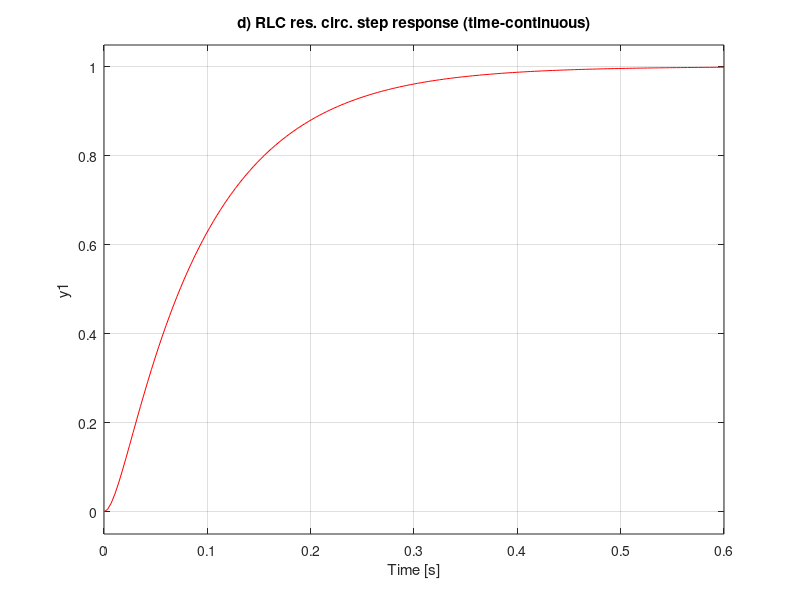
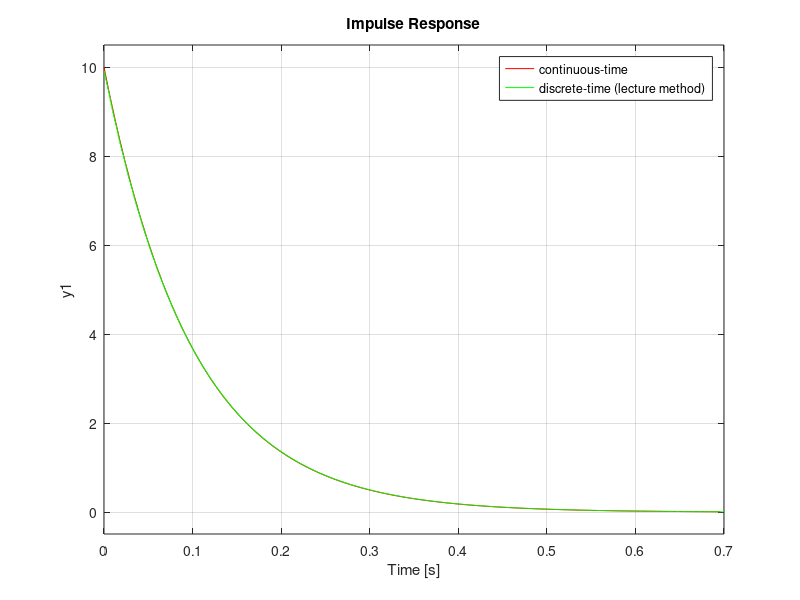

MATLAB code to generate these figures, in order: (Note: this script raises an error after producing the figures.)
clear(); clc();

% definition of the system parameters
R = 10; % resistance
C = 0.01; % capacitance
L = 0.100; % inductance
tau = R*C; % constant 1
wr = 1/sqrt(L*C); % constant 2

% declaration of the continuous-time systems
A1 = -1/tau;
b1 = 1;
c1 = 1/tau;
d1 = 0;
sys1 = ss(A1,b1,c1,d1);         % RC low-pass filter
A2 = [0 -wr^2; 1 -tau*wr^2];
b2 = [1; 0];
c2 = [0 wr^2];
d2 = 0;
sys2 = ss(A2,b2,c2,d2);         % RLC resonant circuit

% d)
% impulse and step responses of both systems
figure();
subplot(221); % upper left plot in a 2x2 plot matrix
impulse(sys1,'r'); % determine and plot impulse response
title('d) RC low-pass impulse response (time-continuous)')
subplot(222); % upper right plot in a 2x2 plot matrix
impulse(sys2,'r'); % determine and plot impulse response
title('d) RLC res. circ. impulse response (time-continuous)')
subplot(223); % lower left plot in a 2x2 plot matrix
step(sys1,'r'); % determine and plot step response
title('d) RC low-pass step response (time-continuous)')
subplot(224); % lower right plot in a 2x2 plot matrix
step(sys2,'r'); % determine and plot step response
title('d) RLC res. circ. step response (time-continuous)')


% f)
% declaration of the discrete-time systems
T_s    = 0.001;                      
a_1    = -tau/(tau+T_s);
b_0    = T_s/(tau+T_s);
A1     = -a_1;
b1     = -a_1*b_0;
c1     = 1;
d1     = b_0;
sys1_d = ss(A1,b1,c1,d1,T_s);

a_1    = -(2+tau*T_s*wr^2)/(1+tau*T_s*wr^2+(T_s*wr)^2);
a_2    = 1/(1+tau*T_s*wr^2+(T_s*wr)^2);
b_0    = (T_s*wr)^2/(1+tau*T_s*wr^2+(T_s*wr)^2);
b_1    = 0;
A2     = [0 -a_2; 1 -a_1];
b2     = [-a_2*b_0; b_1-a_1*b_0];
c2     = [0 1];
d2     = b_0;
sys2_d = ss(A2,b2,c2,d2,T_s);

% g)
% plotting impulse and step responses for both continuous-time and discrete-time for comparison
figure()
subplot(221)
impulse(sys1,'r',sys1_d,'g');
legend('continuous-time','discrete-time (lecture method)')
title("g) RC low-pass impulse response with T_s = " + (T_s*1000) + "ms")
subplot(222)
impulse(sys2,'r',sys2_d,'g');
title("g) RLC res. circ. impulse response with T_s = " + (T_s*1000) + "ms")
subplot(223)
step(sys1,'r',sys1_d,'g');
title("g) RC low-pass step response with T_s = " + (T_s*1000) + "ms")
subplot(224)
step(sys2,'r',sys2_d,'g');
title("g) RLC res. circ. step response with T_s = " + (T_s*1000) + "ms")

% h)
% let MATLAB discretize the systems
sys1_d2 = c2d(sys1,T_s);
sys2_d2 = c2d(sys2,T_s);
% plotting impulse and step responses
figure()
subplot(221)
impulse(sys1,'r',sys1_d,'g',sys1_d2,'b');
legend('continuous-time','discrete-time (lecture method)','discrete-time (MATLAB algo)')
title("h) RC low-pass impulse response with T_s = " + (T_s*1000) + "ms")
subplot(222)
impulse(sys2,'r',sys2_d,'g',sys2_d2,'b');
title("h) RLC res. circ. impulse response with T_s = " + (T_s*1000) + "ms")
subplot(223)
step(sys1,'r',sys1_d,'g',sys1_d2,'b');
title("h) RC low-pass step response with T_s = " + (T_s*1000) + "ms")
subplot(224)
step(sys2,'r',sys2_d,'g',sys2_d2,'b');
title("h) RLC res. circ. step response with T_s = " + (T_s*1000) + "ms")


% i)
% definition of the system parameters
R  = 1;           % resistance
C  = 0.01;        % capacitance
L  = 0.100;       % inductance
tau = R*C;        % constant 1
wr = 1/sqrt(L*C); % constant 2

% declaration of the continuous-time system
A2    = [0 -wr^2; 1 -tau*wr^2];
b2    = [1; 0];
c2    = [0 wr^2];
d2    = 0;
sys2  = ss(A2,b2,c2,d2);

% declaration of the discrete-time system
a_1    = -(2+tau*T_s*wr^2)/(1+tau*T_s*wr^2+(T_s*wr)^2);
a_2    = 1/(1+tau*T_s*wr^2+(T_s*wr)^2);
b_0    = (T_s*wr)^2/(1+tau*T_s*wr^2+(T_s*wr)^2);
b_1    = 0;
A2     = [0 -a_2; 1 -a_1];
b2     = [-a_2*b_0; b_1-a_1*b_0];
c2     = [0 1];
d2     = b_0;
sys2_d = ss(A2,b2,c2,d2,T_s);

% let MATLAB discretize the system
sys2_d2 = c2d(sys2,T_s);

% plotting impulse and step responses
figure()
subplot(211)
impulse(sys2,'r',sys2_d,'g',sys2_d2,'b');
legend('continuous-time','discrete-time (lecture method)','discrete-time (MATLAB algo)')
subplot(212)
step(sys2,'r',sys2_d,'g',sys2_d2,'b');
legend('continuous-time','discrete-time (lecture method)','discrete-time (MATLAB algo)')
